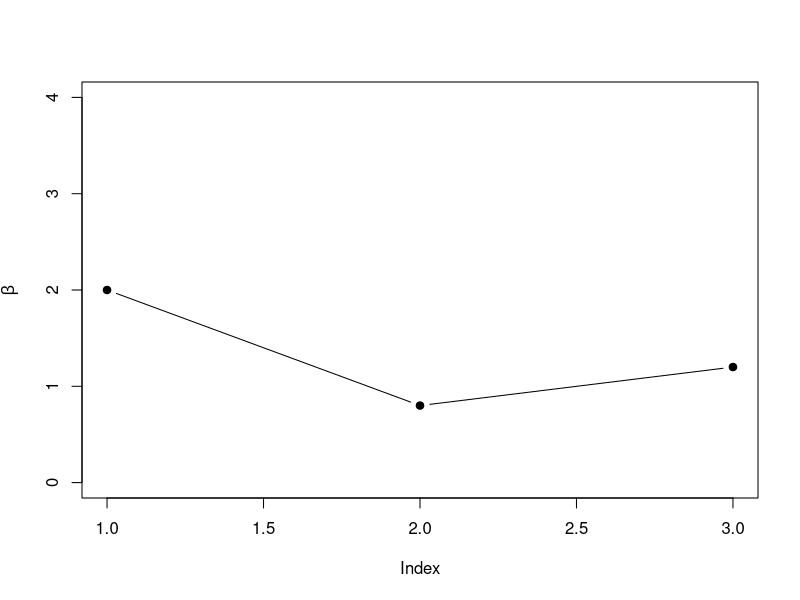
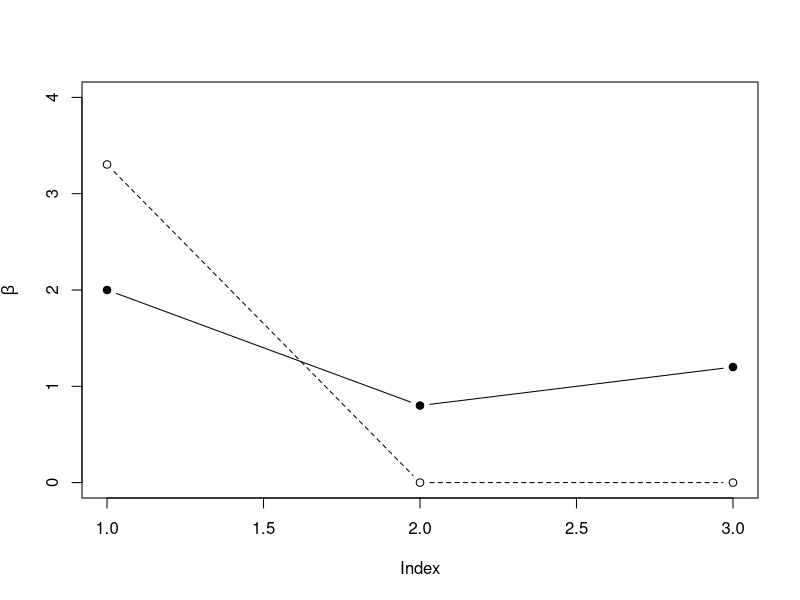
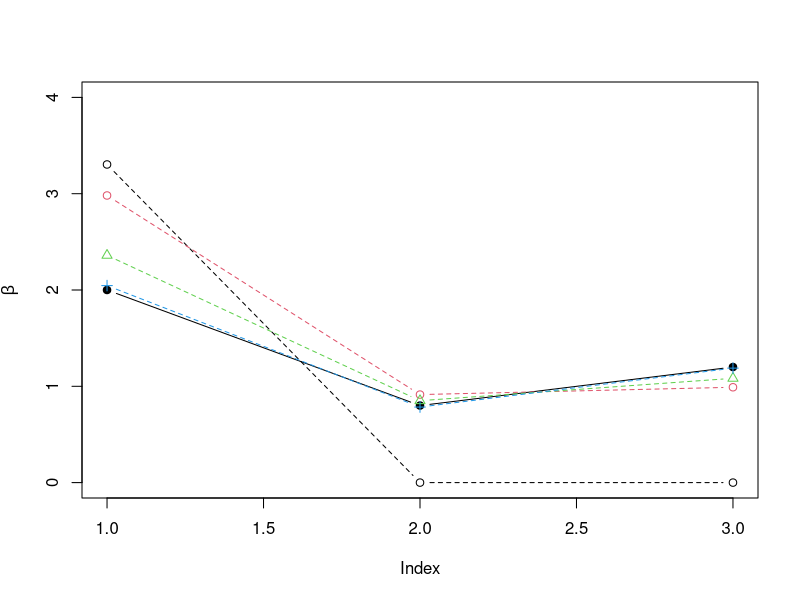
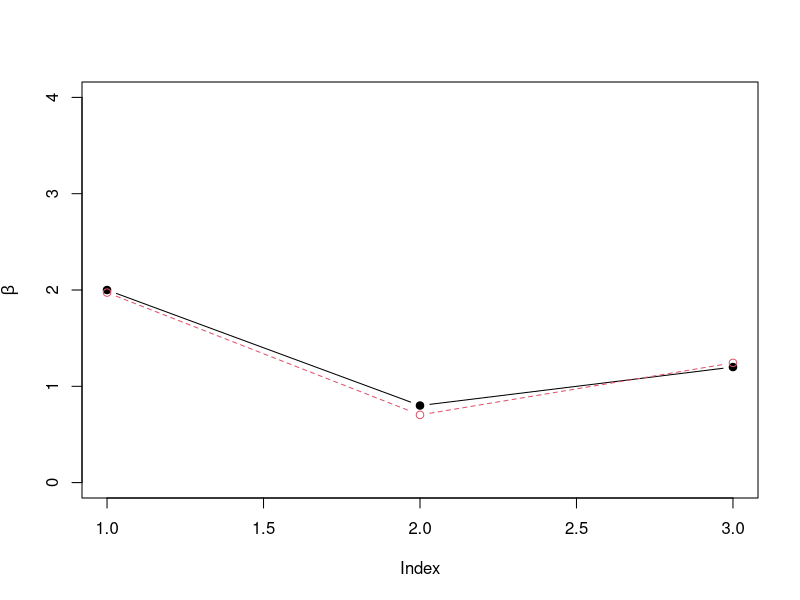
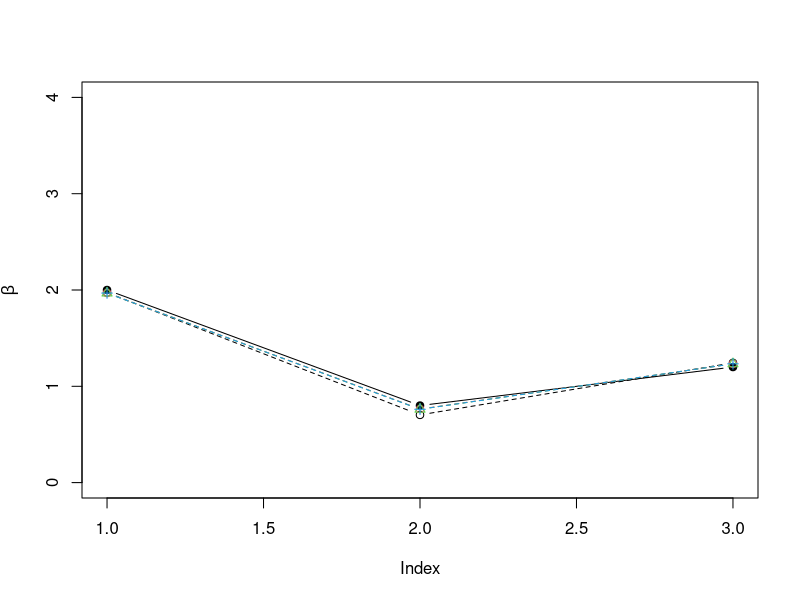

Reproduce these figures in R, in order.
## ---- chunk 1
set.seed(300)
xhlp<-cbind(1,rnorm(100),rnorm(100))
betasTrue<-c(2,0.8,1.2)
etaTrue<-xhlp%*%betasTrue
y<-rpois(100,exp(etaTrue))
plot(betasTrue,ylab=expression(beta),ylim=c(0,4),pch=19,type="b")
## ---- chunk 2
iteration=0
betas<-c(log(mean(y)),0,0)
plot(betasTrue,ylab=expression(beta),ylim=c(0,4),pch=19,type="b")
lines(betas,type="b",lty=2)
## ---- chunk 3
plot(betasTrue,ylab=expression(beta),ylim=c(0,4),pch=19,type="b")
lines(betas,type="b",lty=2)

#Calculate current eta
eta<-xhlp%*%betas

iteration=0
for (i in 1:3)
{
#start IRLS UPDATE STEP
iteration=iteration+1
#calculate pseudo data based on current betas
z=eta+exp(-eta)*(y-exp(eta))
#calculate new weights: diagonal elements
w<-c(exp(eta))

#update betas
lmUpdate<-lm(z~-1+xhlp,weight=w)
#eta<-xhlp%*%betas
eta<-lmUpdate$fitted
betas<-lmUpdate$coef
lines(betas,type="b",col=iteration+1,pch=iteration,lty=2)
}
## ---- chunk 4
z<-log(y+.5)
betas<-lm(z~-1+xhlp)$coef
plot(betasTrue,ylab=expression(beta),ylim=c(0,4),pch=19,type="b")
lines(betas,col=2,type="b",lty=2)
#calculate current eta
eta<-xhlp%*%betas
## ---- chunk 5
ylogy<-function(y)
{
return(ifelse(y==0,rep(0,length(y)),y*log(y)))
}

deviance<-2*sum(ylogy(y)-y*eta-(y-exp(eta)))

devianceOld<-1e30
## ---- chunk 6
plot(betasTrue,ylab=expression(beta),ylim=c(0,4),pch=19,type="b")
lines(betas,type="b",lty=2)

tol<-1e-6
iteration=0
while(((devianceOld-deviance)/devianceOld)>tol)
{
#start IRLS UPDATE STEP
iteration=iteration+1
#calculate pseudo data based on current betas
z=eta+exp(-eta)*(y-exp(eta))
#calculate new weights: diagonal elements
w<-c(exp(eta))

#update betas
lmUpdate<-lm(z~-1+xhlp,weight=w)
#eta<-xhlp%*%betas
eta<-lmUpdate$fitted
betas<-lmUpdate$coef
lines(betas,type="b",col=iteration+1,pch=iteration,lty=2)

#criterion for convergence
devianceOld<-deviance
deviance<-2*sum(ylogy(y)-y*eta-(y-exp(eta)))
cat("iteration",iteration,"Deviance Old",devianceOld,"Deviance", deviance,"\n")
}
## ---- chunk 7
varBeta=solve(t(xhlp)%*%diag(w)%*%xhlp)
## ---- chunk 8
glmfit=glm(y~-1+xhlp,family=poisson)
comp=data.frame(glmfit=c(glmfit$deviance,glmfit$coef,summary(glmfit)$coef[,2]),ourFit=c(deviance,betas,sqrt(diag(varBeta))))
row.names(comp)=c("deviance",paste("beta",1:3,sep=""),paste("se",1:3,sep=""))
comp
